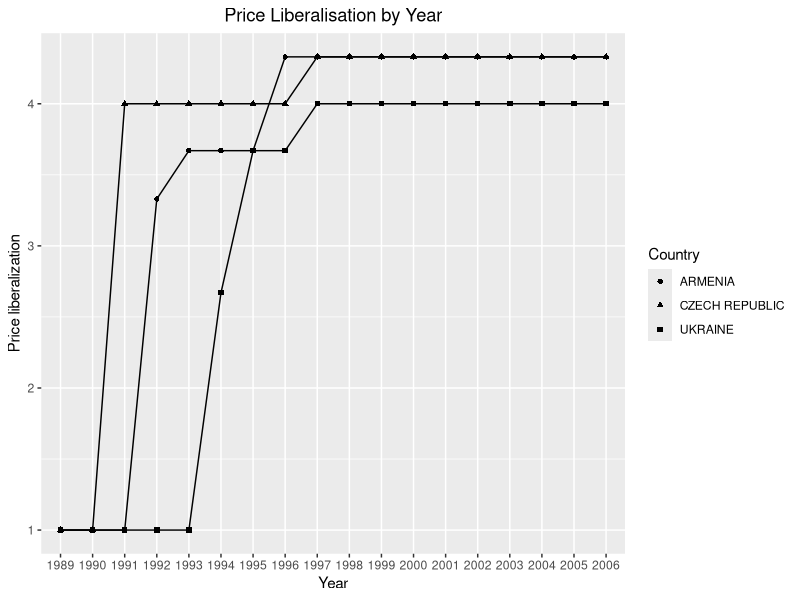
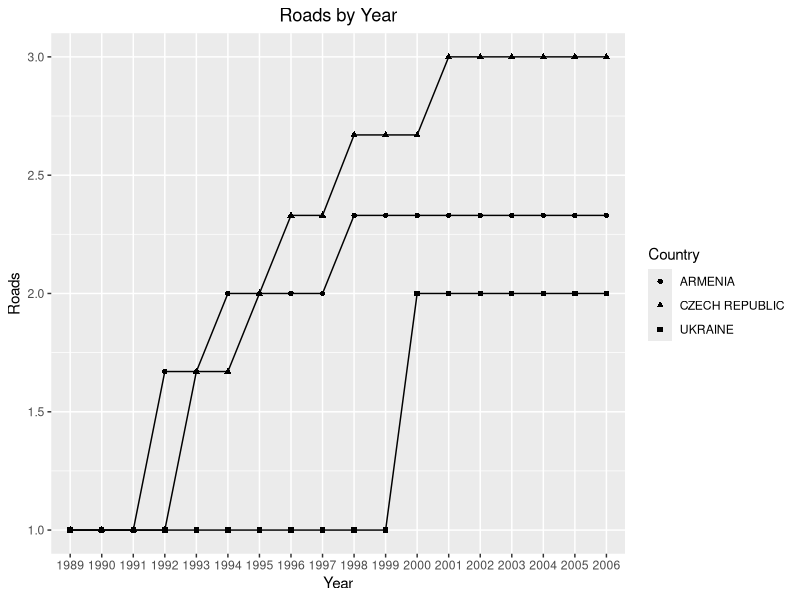
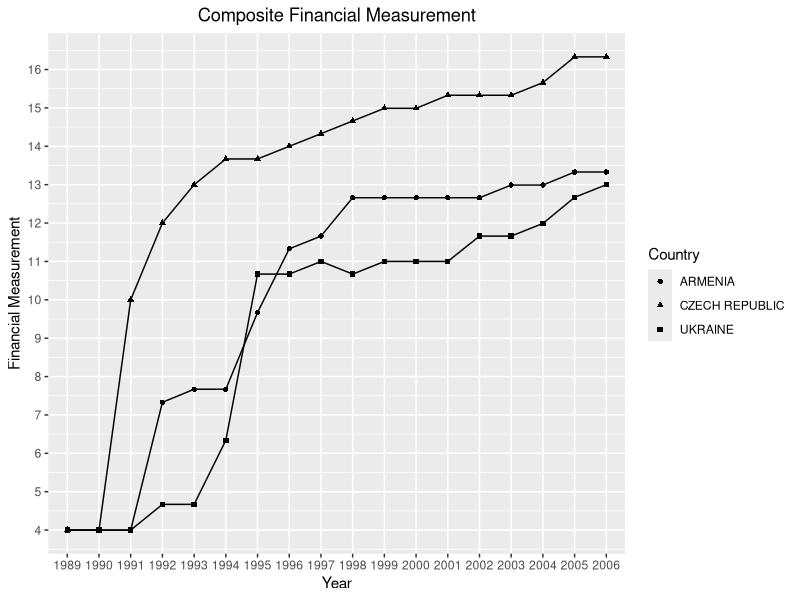

Here is the R script that generated these plots, in order:
library(ggplot2)
library(readxl)
library(reshape2)
#read data and convert 
data <- data.frame(read_excel("transition indicators_EBRD_1999-2004_small.xls"))
data_melted <- melt(data,id.vars=c("country","year"))
data_melted$variable <- as.character(data_melted$variable)
data_melted$value <- as.numeric(data_melted$value)
#Price Liberalisation
price_lib <- subset(data_melted, variable=="Price.liberalisation.")
plot<-ggplot(data=price_lib,aes(x=year,y=value,shape=country,group=country))+
  geom_line()+
  geom_point()+
  theme(plot.title = element_text(hjust=0.5))+
  labs(shape="Country",x="Year",y="Price liberalization",title = "Price Liberalisation by Year" )
plot

#Roads
roads <- subset(data_melted, variable=="Roads.")
plot<-ggplot(data=roads,aes(x=year,y=value,shape=country,group=country))+
  geom_line()+
  geom_point()+
  theme(plot.title = element_text(hjust=0.5))+
  labs(shape="Country",x="Year",y="Roads",title = "Roads by Year" )
plot

#financial markets
trade <- subset(data_melted, variable == "Trade...Forex.system.")
banking <- subset(data_melted, variable == "Banking.reform...interest.rate.liberalisation.")
securities <- subset(data_melted, variable == "Securities.markets...non.bank.financial.institutions.")
lib <- subset(data_melted, variable == "Price.liberalisation.")
financial <- data.frame(trade$year,trade$country,banking$value,securities$value,trade$value,lib$value)
financial$sum <- (financial$banking.value+financial$securities.value+financial$trade.value+financial$lib.value)
financial$average <- financial$sum

plot<-ggplot(data=financial,aes(x=trade.year,y=average,shape=trade.country,group=trade.country))+
  geom_line()+
  geom_point()+
  theme(plot.title = element_text(hjust=0.5))+
  scale_y_continuous("Financial Measurement",c(1:20))+
  labs(shape="Country",x="Year",y="Financial Measurement",title = "Composite Financial Measurement" )
plot

